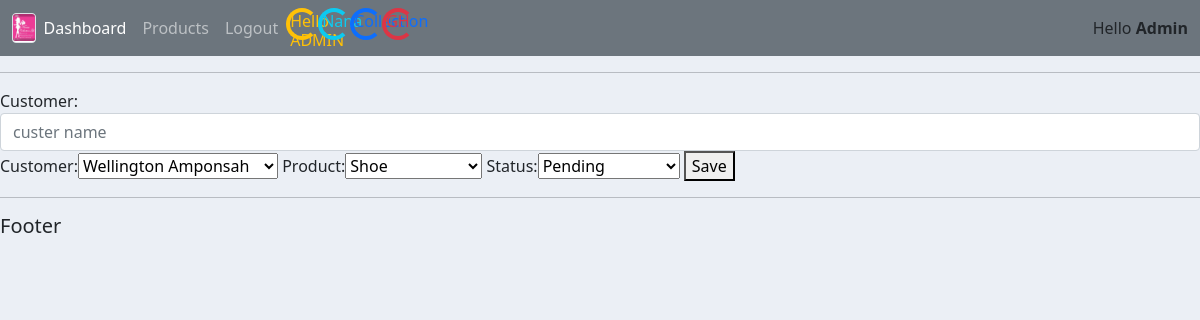
Screenshot of /update_order/3/ (signed in) with the database file from the repository.
### accounts/models.py (models this page shows, shortened)
class Order(models.Model):
    STATUS =(
        ('Pending','Pending'),
        ('Out for Delivery','Out for Delivery'),
        ('Delivered','Delivered')
    )
    customer =models.ForeignKey(Customer, on_delete=models.SET_NULL, null =True)
    product = models.ForeignKey(Product, on_delete= models.SET_NULL, null=True)
    status =models.CharField(max_length=20, choices=STATUS)
    date_created =models.DateTimeField(auto_now_add=True, null=True)

### accounts/views.py (the view)
# urls.py: path('update_order/<str:pk>/', views.update_order, name='update_order'),
@login_required(login_url='login')
def update_order(request, pk):
    order =Order.objects.get(id =pk)
    form =OrderForm(instance=order)
    if request.method =='POST':
        form =OrderForm(request.POST, instance=order)
        if form.is_valid():
            form.save()
            messages.success(request, ("Order updated"))
            return redirect('home')
    context ={'form':form}
    return render (request, 'accounts/update_order.html', context)

### accounts/forms.py
class OrderForm(ModelForm):
    class Meta:
        model =Order
        fields ='__all__'

### accounts/models.py (called while the page is built)
    def __str__(self):
        fullname =self.first_name + " "+ self.last_name
        return fullname.title()

    def __str__(self):
        return self.product_name.title()

### accounts/templates/accounts/update_order.html (shortened to what this page needs)
{% extends 'accounts/main.html' %}
{% block content %}
<form method='POST'>
    <div class="form-group">
    <label class="control-label col-md">Customer:</label>
    <input type="txt" name="name" placeholder="custer name" class="form-control" value="{{order.id}}">{{customer.id}}
    </div>
    {{form}}
    <button type='submit' value='submit'>Save</button>
</form>
{% endblock content %}

### accounts/templates/accounts/navbar.html (shortened to what this page needs)
{% load static %}
<nav class="navbar navbar-expand-sm navbar-dark bg-secondary">
  <div class="container-fluid">
    <img src="{% static '/images/logo2.jpeg' %}"  class="img-fluid img-thumbnail" id="img-logo" />
    <div class="collapse navbar-collapse" id="navbarNavAltMarkup">
      <div class="navbar-nav">
        <a class="nav-link active" aria-current="page" href="{% url 'home' %}">Dashboard</a>
        {% if user.is_authenticated %}
        <a class="nav-link" href="{% url 'products' %}">Products</a>
        <a class="nav-link" href="{% url 'logout' %}">Logout</a>
        <h6 class="spinner-border text-warning">Hello {{user.username|upper}}</h6>
        <h6 class="spinner-border text-info">Nana</h6>
        <h6 class="spinner-border text-primary">Collection</h6>
        <h6 class="spinner-border text-danger">GH</h6>
        {% else %}
        <a class="nav-link" href="{% url 'register' %}">Register<a>
        <a class="nav-link" href="{% url 'login' %}">login</a>
        {% endif %}
      </div>
    </div>
    <span>Hello <b>{{request.user| title }}</b></span>
  </div>
</nav>

### static/css/main.css (style rules this page uses)
body { background-color:ebeff5; }
#img-logo { height: 30; padding: 0 0 1 0 ; }

### rows the page displays
Order: customer "Wellington Amponsah", product "Shoe", status "Pending"

### other values shown
{{ user.username|upper }} "ADMIN"
{{ request.user| title }} "Admin"
